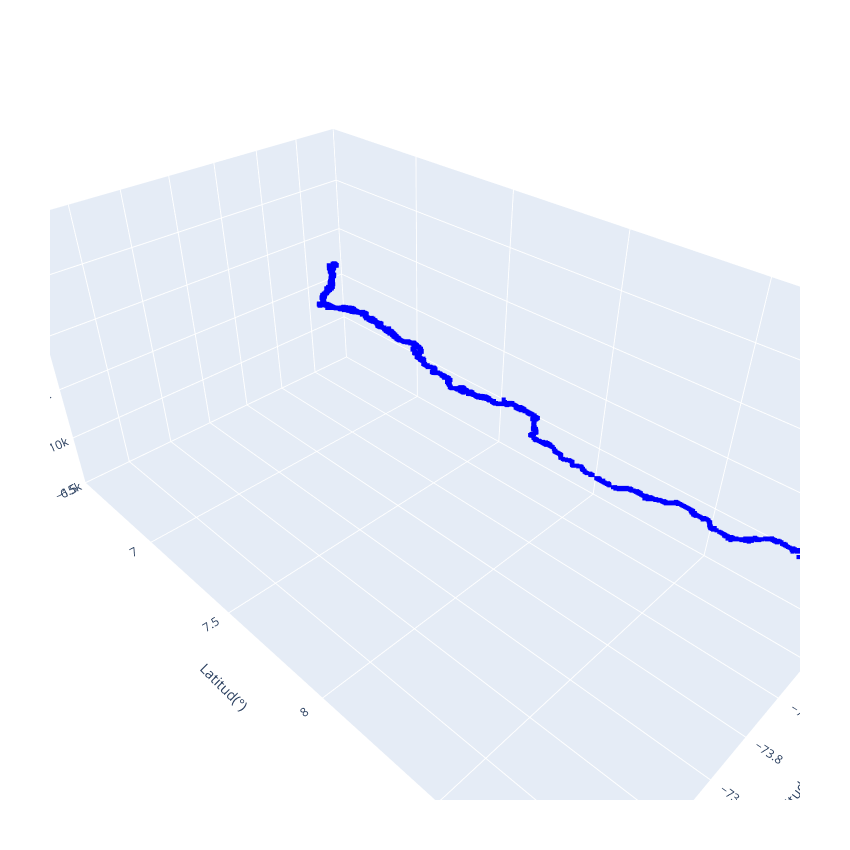

Notebook code for this chart:
### Code cell
fig=go.Figure()
fig.add_trace(go.Scatter3d(z=df_magdalena['DEM_RÍO_MAGDALENA_Band_1'], x=df_magdalena['X'], y=df_magdalena['Y'],mode='markers',
                    name='Rio',marker_symbol='square',marker=dict(color='blue',size=1.5))),#colorscale=['blue','blue'],lighting=dict(ambient=0.3,diffuse=0.5),
                   # showlegend=False,opacity=1,name='Rio Magdalena'))7
# fig.add_trace(go.Surface(z=z_river,showscale=False, x=x_river, y=y_river,colorscale=['blue','blue'],lighting=dict(ambient=0.3,diffuse=0.5),
#                     showlegend=False,opacity=1,name='Rio Magdalena'))
fig.update_layout(autosize=False,
                        width=850, height=850,
                        margin=dict(l=50, r=50, b=50, t=50),)
fig.update_layout(
scene = dict(aspectratio=dict(x=1,y=1.785714286,z=(25000/155540)*5),
        xaxis = dict(title='Longitud(°)',nticks=10, range=[loi,los]),
        yaxis = dict(title='Latitud(°)',nticks=10, range=[lai,las],),
        zaxis = dict(title='Elevación(msnm)',nticks=10, range=[-15000,10000],),),)
fig.update_traces(showlegend=False)
fig.show()

### Figure 1 — Plotly figure (JSON) as saved in the notebook; plotly's stock layout.template omitted (floating-point values rounded to 4 significant figures; data arrays with more than 128 entries replaced by an {"elided": "..."} marker saying what was removed)
{"data": [{"marker": {"color": "blue", "size": 1.5, "symbol": "square"}, "mode": "markers", "name": "Rio", "showlegend": false, "type": "scatter3d", "x": {"elided": "1195 float values"}, "y": {"elided": "1195 float values"}, "z": {"elided": "1195 int values"}}], "layout": {"autosize": false, "height": 850, "margin": {"b": 50, "l": 50, "r": 50, "t": 50}, "scene": {"aspectratio": {"x": 1, "y": 1.786, "z": 0.8037}, "xaxis": {"nticks": 10, "range": [-74.4, -73], "title": {"text": "Longitud(°)"}}, "yaxis": {"nticks": 10, "range": [6.5, 9], "title": {"text": "Latitud(°)"}}, "zaxis": {"nticks": 10, "range": [-15000, 10000], "title": {"text": "Elevación(msnm)"}}}, "width": 850}}
